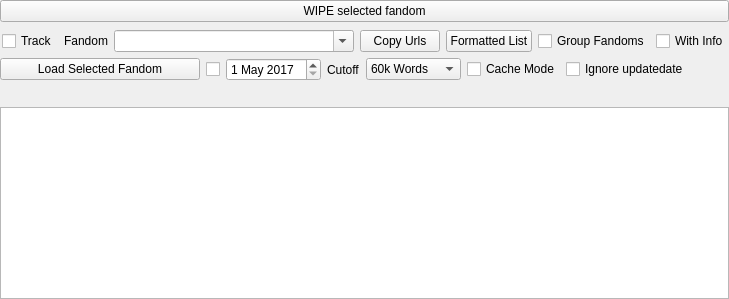
                 <widget class="QWidget" name="tab_6">
                  <property name="sizePolicy">
                   <sizepolicy hsizetype="Preferred" vsizetype="MinimumExpanding">
                    <horstretch>0</horstretch>
                    <verstretch>0</verstretch>
                   </sizepolicy>
                  </property>
                  <attribute name="title">
                   <string>Fandoms</string>
                  </attribute>
                  <layout class="QGridLayout" name="gridLayout_4">
                   <property name="leftMargin">
                    <number>0</number>
                   </property>
                   <property name="topMargin">
                    <number>0</number>
                   </property>
                   <property name="rightMargin">
                    <number>0</number>
                   </property>
                   <property name="bottomMargin">
                    <number>0</number>
                   </property>
                   <item row="2" column="0" colspan="2">
                    <layout class="QHBoxLayout" name="horizontalLayout">
                     <item>
                      <widget class="QPushButton" name="pbCrawl">
                       <property name="sizePolicy">
                        <sizepolicy hsizetype="MinimumExpanding" vsizetype="Maximum">
                         <horstretch>0</horstretch>
                         <verstretch>0</verstretch>
                        </sizepolicy>
                       </property>
                       <property name="minimumSize">
                        <size>
                         <width>200</width>
                         <height>0</height>
                        </size>
                       </property>
                       <property name="maximumSize">
                        <size>
                         <width>200</width>
                         <height>16777215</height>
                        </size>
                       </property>
                       <property name="toolTip">
                        <string>&lt;html&gt;&lt;head/&gt;&lt;body&gt;&lt;p&gt;Crawls the fandom selected in the combobox above downloading all the fic information into internal database. Please note: Harry Potter and Naruto are already preloaded.&lt;/p&gt;&lt;p&gt;&lt;br/&gt;&lt;/p&gt;&lt;p&gt;If a fandom is already somewhat pre-loaded it will crawl until it finds a date it already has in its database and stop. If you want it to keep going (presumably to pick stuff it might have missed) check &amp;quot;Ignore updatedate&amp;quot;&lt;/p&gt;&lt;/body&gt;&lt;/html&gt;</string>
                       </property>
                       <property name="text">
                        <string>Load Selected Fandom</string>
                       </property>
                      </widget>
                     </item>
                     <item>
                      <widget class="QCheckBox" name="cbUseDateCutoff">
                       <property name="enabled">
                        <bool>true</bool>
                       </property>
                       <property name="text">
                        <string/>
                       </property>
                       <property name="checked">
                        <bool>false</bool>
                       </property>
                      </widget>
                     </item>
                     <item>
                      <widget class="QDateEdit" name="deCutoffLimit">
                       <property name="enabled">
                        <bool>true</bool>
                       </property>
                       <property name="dateTime">
                        <datetime>
                         <hour>0</hour>
                         <minute>0</minute>
                         <second>0</second>
                         <year>2017</year>
                         <month>5</month>
                         <day>1</day>
                        </datetime>
                       </property>
                      </widget>
                     </item>
                     <item>
                      <widget class="QLabel" name="label_2">
                       <property name="text">
                        <string>Cutoff</string>
                       </property>
                      </widget>
                     </item>
                     <item>
                      <widget class="QComboBox" name="cbWordCutoff">
                       <property name="sizePolicy">
                        <sizepolicy hsizetype="Maximum" vsizetype="Fixed">
                         <horstretch>0</horstretch>
                         <verstretch>0</verstretch>
                        </sizepolicy>
                       </property>
                       <item>
                        <property name="text">
                         <string>60k Words</string>
                        </property>
                       </item>
                       <item>
                        <property name="text">
                         <string>100k Words</string>
                        </property>
                       </item>
                      </widget>
                     </item>
                     <item>
                      <widget class="QCheckBox" name="chkCacheMode">
                       <property name="toolTip">
                        <string>&lt;html&gt;&lt;head/&gt;&lt;body&gt;&lt;p&gt;By default, the app will store the pages it passed in cache. if you want to quickly restore some fandom to a clean state without accessign ffnet : wipe it and reload the fandom with this tick checked.&lt;/p&gt;&lt;/body&gt;&lt;/html&gt;</string>
                       </property>
                       <property name="text">
                        <string>Cache Mode</string>
                       </property>
                      </widget>
                     </item>
                     <item>
                      <widget class="QCheckBox" name="chkIgnoreUpdateDate">
                       <property name="text">
                        <string>Ignore updatedate</string>
                       </property>
                      </widget>
                     </item>
                     <item>
                      <spacer name="horizontalSpacer">
                       <property name="orientation">
                        <enum>Qt::Horizontal</enum>
                       </property>
                       <property name="sizeHint" stdset="0">
                        <size>
                         <width>40</width>
                         <height>20</height>
                        </size>
                       </property>
                      </spacer>
                     </item>
                    </layout>
                   </item>
                   <item row="4" column="0" colspan="2">
                    <widget class="QListView" name="lvTrackedFandoms">
                     <property name="sizePolicy">
                      <sizepolicy hsizetype="MinimumExpanding" vsizetype="MinimumExpanding">
                       <horstretch>0</horstretch>
                       <verstretch>0</verstretch>
                      </sizepolicy>
                     </property>
                     <property name="maximumSize">
                      <size>
                       <width>16777215</width>
                       <height>16777215</height>
                      </size>
                     </property>
                     <property name="toolTip">
                      <string>&lt;html&gt;&lt;head/&gt;&lt;body&gt;&lt;p&gt;This keeps a list of your last accessed fandoms for quick navigation.&lt;/p&gt;&lt;/body&gt;&lt;/html&gt;</string>
                     </property>
                     <property name="selectionMode">
                      <enum>QAbstractItemView::NoSelection</enum>
                     </property>
                     <property name="selectionBehavior">
                      <enum>QAbstractItemView::SelectRows</enum>
                     </property>
                    </widget>
                   </item>
                   <item row="5" column="0" colspan="2">
                    <layout class="QHBoxLayout" name="horizontalLayout_5"/>
                   </item>
                   <item row="0" column="0" colspan="2">
                    <widget class="QPushButton" name="pbWipeFandom">
                     <property name="toolTip">
                      <string>&lt;html&gt;&lt;head/&gt;&lt;body&gt;&lt;p&gt;Completely wipes the selected fandom from the database. All the tags you've set to fics in it will be lost.&lt;/p&gt;&lt;/body&gt;&lt;/html&gt;</string>
                     </property>
                     <property name="text">
                      <string>WIPE selected fandom</string>
                     </property>
                    </widget>
                   </item>
                   <item row="1" column="0" colspan="2">
                    <widget class="QWidget" name="widget_5" native="true">
                     <property name="sizePolicy">
                      <sizepolicy hsizetype="Ignored" vsizetype="Preferred">
                       <horstretch>0</horstretch>
                       <verstretch>0</verstretch>
                      </sizepolicy>
                     </property>
                     <property name="minimumSize">
                      <size>
                       <width>0</width>
                       <height>0</height>
                      </size>
                     </property>
                     <layout class="QHBoxLayout" name="horizontalLayout_9">
                      <property name="leftMargin">
                       <number>2</number>
                      </property>
                      <property name="topMargin">
                       <number>2</number>
                      </property>
                      <property name="rightMargin">
                       <number>0</number>
                      </property>
                      <property name="bottomMargin">
                       <number>0</number>
                      </property>
                      <item>
                       <widget class="QCheckBox" name="chkTrackedFandom">
                        <property name="sizePolicy">
                         <sizepolicy hsizetype="Maximum" vsizetype="Fixed">
                          <horstretch>0</horstretch>
                          <verstretch>0</verstretch>
                         </sizepolicy>
                        </property>
                        <property name="toolTip">
                         <string>Sets teh fandom status to &quot;Tracked&quot;. Tracked fandoms are automatically downloaded when &quot;Load All Tracked Fandoms&quot; button is pressed&quot;</string>
                        </property>
                        <property name="text">
                         <string>Track</string>
                        </property>
                       </widget>
                      </item>
                      <item>
                       <widget class="QLabel" name="label_9">
                        <property name="sizePolicy">
                         <sizepolicy hsizetype="Maximum" vsizetype="Preferred">
                          <horstretch>0</horstretch>
                          <verstretch>0</verstretch>
                         </sizepolicy>
                        </property>
                        <property name="text">
                         <string>Fandom</string>
                        </property>
                       </widget>
                      </item>
                      <item>
                       <widget class="QComboBox" name="cbNormals">
                        <property name="sizePolicy">
                         <sizepolicy hsizetype="MinimumExpanding" vsizetype="Maximum">
                          <horstretch>0</horstretch>
                          <verstretch>0</verstretch>
                         </sizepolicy>
                        </property>
                        <property name="minimumSize">
                         <size>
                          <width>200</width>
                          <height>0</height>
                         </size>
                        </property>
                        <property name="maximumSize">
                         <size>
                          <width>16777215</width>
                          <height>16777215</height>
                         </size>
                        </property>
                        <property name="toolTip">
                         <string>A list of all fandoms for category. Uses auto-complete so you just have to start typing.</string>
                        </property>
                        <property name="editable">
                         <bool>true</bool>
                        </property>
                       </widget>
                      </item>
                      <item>
                       <widget class="QPushButton" name="pbCopyAllUrls">
                        <property name="sizePolicy">
                         <sizepolicy hsizetype="Maximum" vsizetype="Fixed">
                          <horstretch>0</horstretch>
                          <verstretch>0</verstretch>
                         </sizepolicy>
                        </property>
                        <property name="text">
                         <string>Copy Urls</string>
                        </property>
                       </widget>
                      </item>
                      <item>
                       <widget class="QPushButton" name="pbFormattedList">
                        <property name="text">
                         <string>Formatted List</string>
                        </property>
                       </widget>
                      </item>
                      <item>
                       <widget class="QCheckBox" name="chkGroupFandoms">
                        <property name="text">
                         <string>Group Fandoms</string>
                        </property>
                       </widget>
                      </item>
                      <item>
                       <widget class="QCheckBox" name="chkInfoForLinks">
                        <property name="sizePolicy">
                         <sizepolicy hsizetype="Maximum" vsizetype="Fixed">
                          <horstretch>0</horstretch>
                          <verstretch>0</verstretch>
                         </sizepolicy>
                        </property>
                        <property name="text">
                         <string>With Info</string>
                        </property>
                        <property name="checked">
                         <bool>false</bool>
                        </property>
                       </widget>
                      </item>
                     </layout>
                    </widget>
                   </item>
                   <item row="3" column="0">
                    <widget class="QLabel" name="lblLoadResult">
                     <property name="text">
                      <string/>
                     </property>
                    </widget>
                   </item>
                  </layout>
                 </widget>
